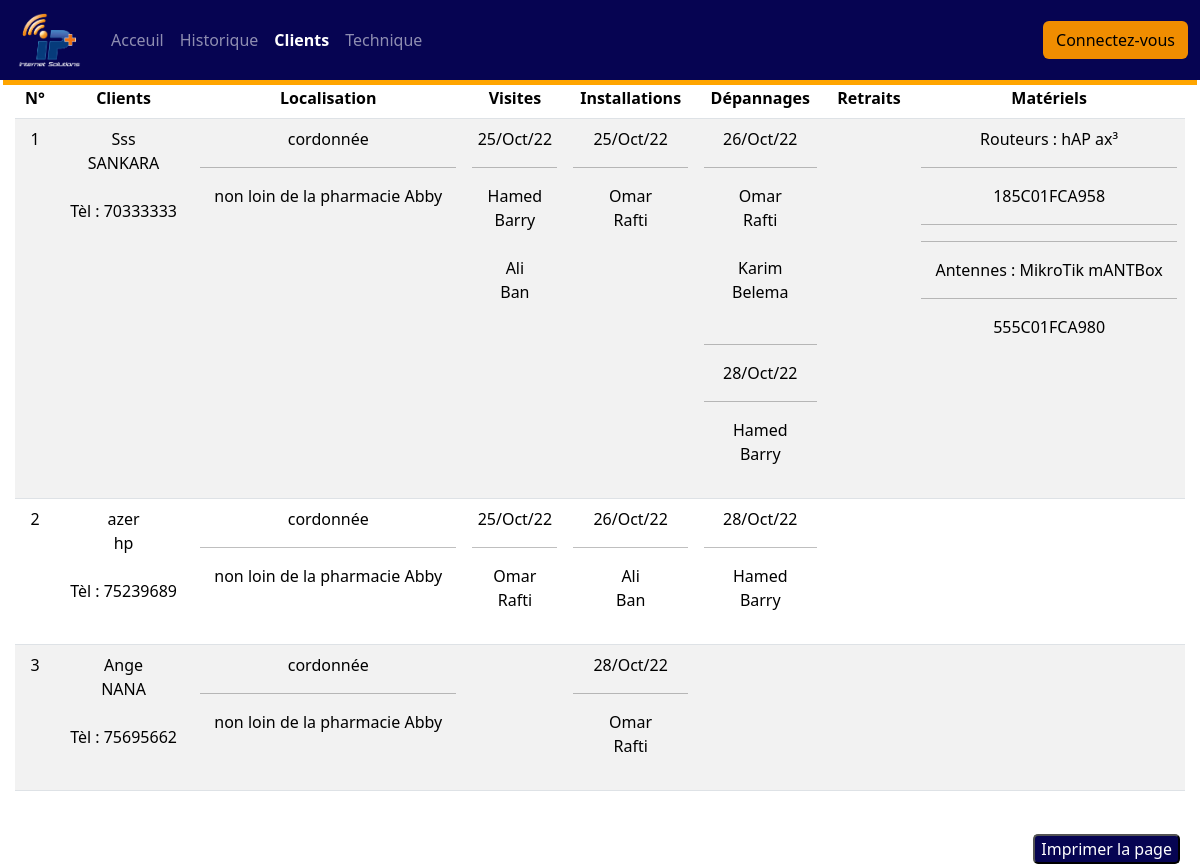
Before: /client with the older database file.
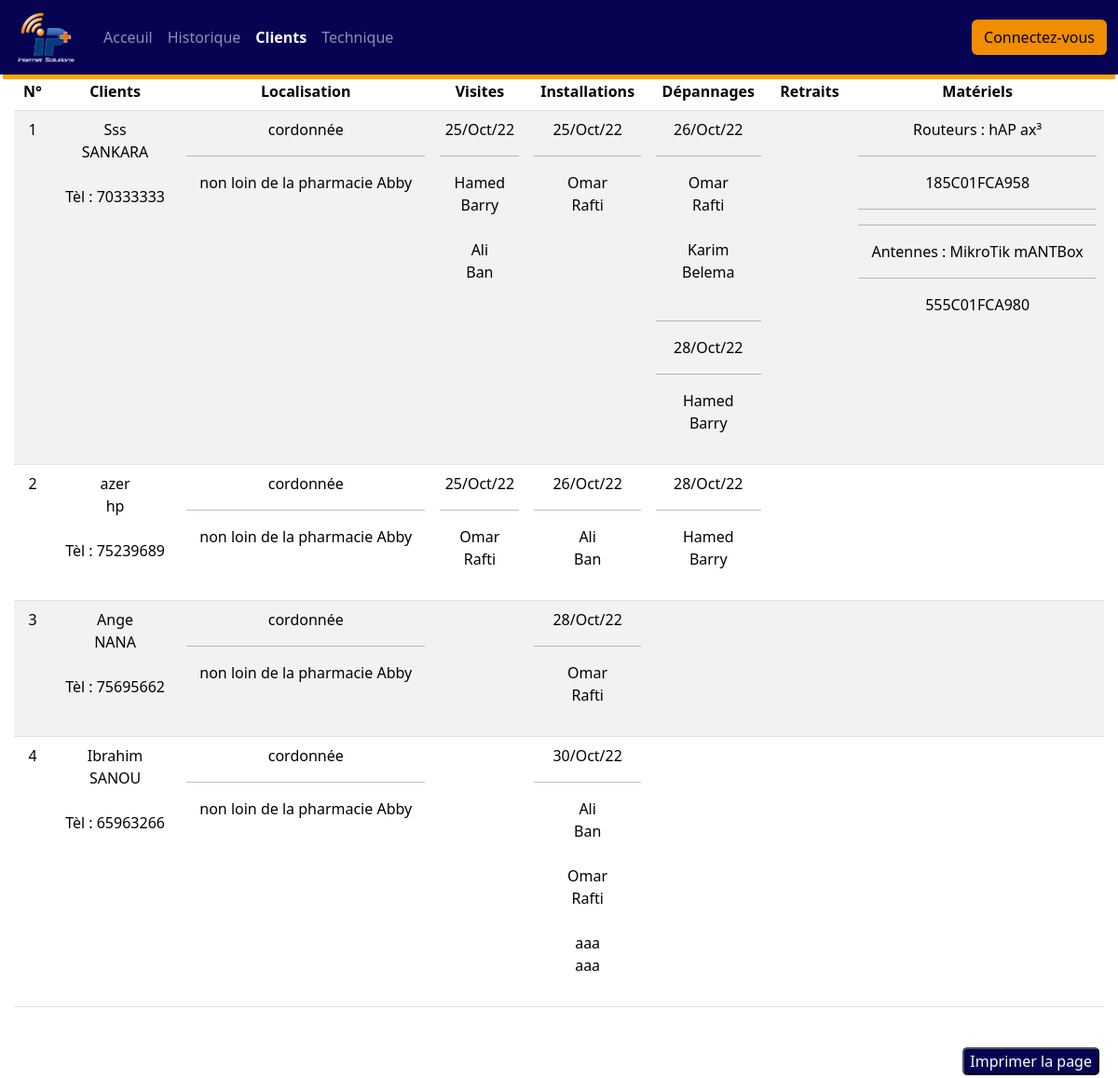
After: the same page with the newer database file.
### home/models.py (models this page shows, shortened)
class Client(models.Model):
    first_name = models.CharField(max_length=30)
    last_name = models.CharField(max_length=40)
    phone_number = models.IntegerField()

class Visite(models.Model):
    date = models.DateField(auto_now_add=True)
    heure = models.TimeField(auto_now_add=True)
    possible = models.CharField(max_length=4,choices=choix,default="oui")
    comment = models.TextField(max_length=250)
    employe = models.ManyToManyField(Employe, blank=True)
    client = models.OneToOneField(Client,on_delete=models.CASCADE)

class Employe(models.Model):
    choix = [
        ('DG', 'Directeur Générale'),
        ('DAF', 'Directeur Affaire Financière'),
        ('DT', 'Directeur Technique'),
        ('Ingénieur', 'Ingénieur'),
        ('Technicien', 'Technicien'),
        ('Commercial', 'Commercial'),
    ]
    first_name = models.CharField(max_length=30)
    last_name = models.CharField(max_length=40)
    job = models.CharField(max_length=20,choices=choix,default='Technicien')
    phone_number = models.IntegerField()
    leave = models.BooleanField(default=False)

class Installation(models.Model):
    date = models.DateField(auto_now_add=True)
    heure = models.TimeField(auto_now_add=True)
    comment = models.TextField(max_length=250)
    etat = models.CharField(max_length=4,choices=choix, default="oui")
    employe = models.ManyToManyField(Employe, blank=True)
    client = models.OneToOneField(Client,on_delete=models.CASCADE)
    caractéristique = models.ImageField(null=True)
    mat = models.ImageField(null=True)

class Depannage(models.Model):
    date = models.DateField(auto_now_add=True)
    heure = models.TimeField(auto_now_add=True)
    comment = models.TextField(max_length=250)
    etat = models.CharField(max_length=4,choices=choix, default="oui")
    employe = models.ManyToManyField(Employe, blank=True)
    client = models.ForeignKey(Client,on_delete=models.CASCADE)

class Routeur(models.Model):
    num_serie = models.CharField(primary_key=True,max_length=30)
    nom = models.CharField(max_length=40)
    new = models.BooleanField(default=True)
    client = models.ForeignKey(Client,on_delete=models.CASCADE)

class Antenne(models.Model):
    num_serie = models.CharField(primary_key=True,max_length=30)
    nom = models.CharField(max_length=40)
    new = models.BooleanField(default=True)
    client = models.ForeignKey(Client,on_delete=models.CASCADE)

### home/views.py (the view)
# urls.py: path('client', views.clients, name='clients'),
def clients(request):
    users = Client.objects.all()
    clients = []
    for user in users:
        visite = Visite.objects.filter(client = user)
        installation = Installation.objects.filter(client = user)
        depannage = Depannage.objects.filter(client = user)
        retrait = Retrait.objects.filter(client = user)
        routeur = Routeur.objects.filter(client = user)
        antenne = Antenne.objects.filter(client = user)
        client = {
            'visites' : visite,
            'installations' : installation,
            'depannages' : depannage,
            'retraits' : retrait,
            'user' : user,
            'routeurs' : routeur,
            'antennes' : antenne,
        }
        clients.append(client)
        context = {
            'clients' : clients
        }
    return render(request,'home/clients.html',context)

### home/templates/home/clients.html (shortened to what this page needs)
{% extends './base.html' %}
{% load static %}
{% block content %}
   <br>
	<div class="voir" style="margin-right: 15px; margin-left: 15px;">
		<table class="table table-striped">
		  <thead class="thead-light">
		    <tr>
		      <th scope="col" class=" centre">N°</th>
		      <th scope="col" class="centre">Clients</th>
		      <th scope="col" class="centre">Localisation</th>
		      <th scope="col" class="centre"> Visites </th>
		      <th scope="col" class="centre">Installations</th>
		      <th scope="col" class="centre">Dépannages</th>
		      <th scope="col" class="centre">Retraits</th>
		      <th scope="col" class="centre">Matériels</th>
		    </tr>
		  </thead>
		  <tbody>
		  {% for client in clients %}
		    <tr>
		      <td class="centre"> {{client.user.pk}} </td>
		      <td class="centre">{{client.user.first_name}} <br>{{client.user.last_name}}<br><br> Tèl : {{ client.user.phone_number }}</td>
		      <td class="centre">cordonnée <hr> non loin de la pharmacie Abby</td>
		      <td class="centre">
		      	{% for visite in client.visites %}
		      	{{visite.date|date:"d/M/y"}}
		      	<hr>
		      		{% for employe in visite.employe.all %}
		      			{{ employe.first_name }}<br>{{ employe.last_name}} <br><br>
		   				{% endfor %}
		   			{% endfor %}
		      </td>
		      <td class="centre">
		      	{% for installation in client.installations %}
		      	{{installation.date|date:"d/M/y"}}
		      	<hr>
		      		{% for employe in installation.employe.all %}
		      			{{ employe.first_name }}<br>{{ employe.last_name}} <br><br>
		   				{% endfor %}
		   			{% endfor %}
		      </td>
		      <td class="centre">
		      	{% for depannage in client.depannages %}
		      		{% if client.depannages.0 != depannage%}
								<hr>
							{% endif%}
		      	{{depannage.date|date:"d/M/y"}}
		      	<hr>
		      		{% for employe in depannage.employe.all %}
		      			{{ employe.first_name }}<br>{{ employe.last_name}} <br><br>
		   				{% endfor %}
		   			{% endfor %}
		      </td>
		      <td class="centre">
		      </td>
		      <td class="centre">
		      	{% for routeur in client.routeurs %}
		      		Routeurs :
		      		{{ routeur.nom }} <hr>{{ routeur.num_serie}}
							<hr>	<hr>
		   			{% endfor %}
		      	{% for antenne in client.antennes %}
		      		Antennes :
			      	{{ antenne.nom }} <hr>{{ antenne.num_serie}}
		   			{% endfor %}
		      </td>
		    </tr>
		   {% endfor %}
		 </tbody>
		</table>
</div>
{% include './impression.html'%}
{% endblock %}

Changed rows visible on the page:
added Client: user.pk "4", user.first_name "Ibrahim", user.last_name "SANOU", user.phone_number "65963266", Employe (first_name "Ali", last_name "Ban"), Employe (first_name "Omar", last_name "Rafti")
added Installation: date "30/Oct/22", Employe (first_name "Ali", last_name "Ban"), Employe (first_name "Omar", last_name "Rafti"), shown under "4"
now on this page (row unchanged): Employe: first_name "aaa", last_name "aaa", shown under "30/Oct/22"
